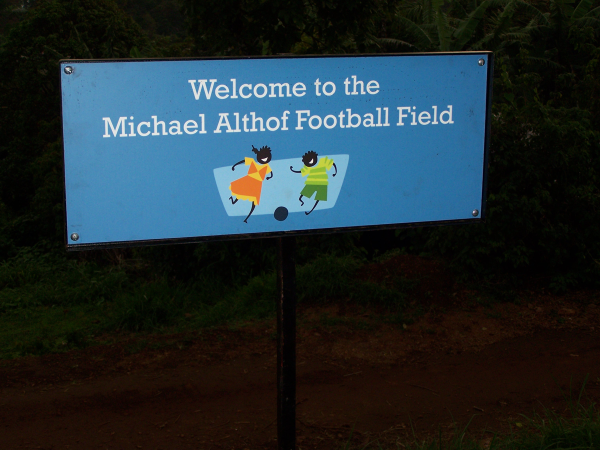
#> input picture assets/images/100_5729_Enwen.png, 1200 x 900 px (shown at 1/2 size); its folder holds 5 pictures in this run
$ python optimize.py
#> lines starting #> are read from the running program, lines starting #| are printed output that depends on the picture
"""Create small web copies of the original photographs. Originals in assets/images stay untouched."""
from pathlib import Path
import json
from PIL import Image
Image.MAX_IMAGE_PIXELS=None
R=Path(__file__).resolve().parents[1]
SRC=R/'assets/images';OUT=R/'assets/web';OUT.mkdir(exist_ok=True)
HERO={'DSC_0857_Enwen-scaled.png'}
meta={}
for f in sorted(SRC.iterdir()):
 if f.suffix.lower() not in('.png','.jpg','.jpeg'):continue
 im=Image.open(f).convert('RGB')
#> im is the input picture: PIL image 1200x900 RGB; mean R, G, B 31.9, 44.6, 49.5
 w=1600 if f.name in HERO else 960
 if im.width>w:im=im.resize((w,round(im.height*w/im.width)),Image.LANCZOS)
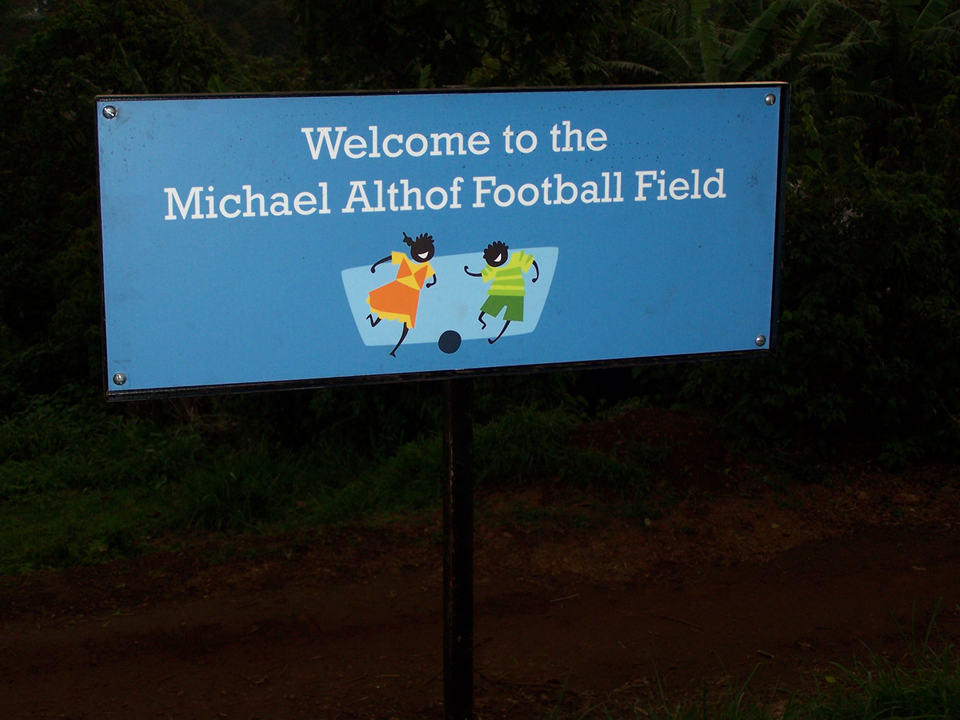
#> im: PIL image 960x720 RGB; mean R, G, B 31.9, 44.6, 49.5
 o=OUT/(f.stem+'.webp');im.save(o,'WEBP',quality=74,method=6)
 meta[f.name]={'file':o.name,'w':im.width,'h':im.height,'bytes':o.stat().st_size}
 full=Image.open(f).convert('RGB');L=OUT/'lg';L.mkdir(exist_ok=True)
 if full.width>1800:full=full.resize((1800,round(full.height*1800/full.width)),Image.LANCZOS)
 full.save(L/(f.stem+'.webp'),'WEBP',quality=80,method=6)
json.dump(meta,open(OUT/'web-manifest.json','w'),indent=1)
# header logo: derived from the original logo, original kept in assets/brand
#> (the run stopped early here; a loop or call above may not have finished)
